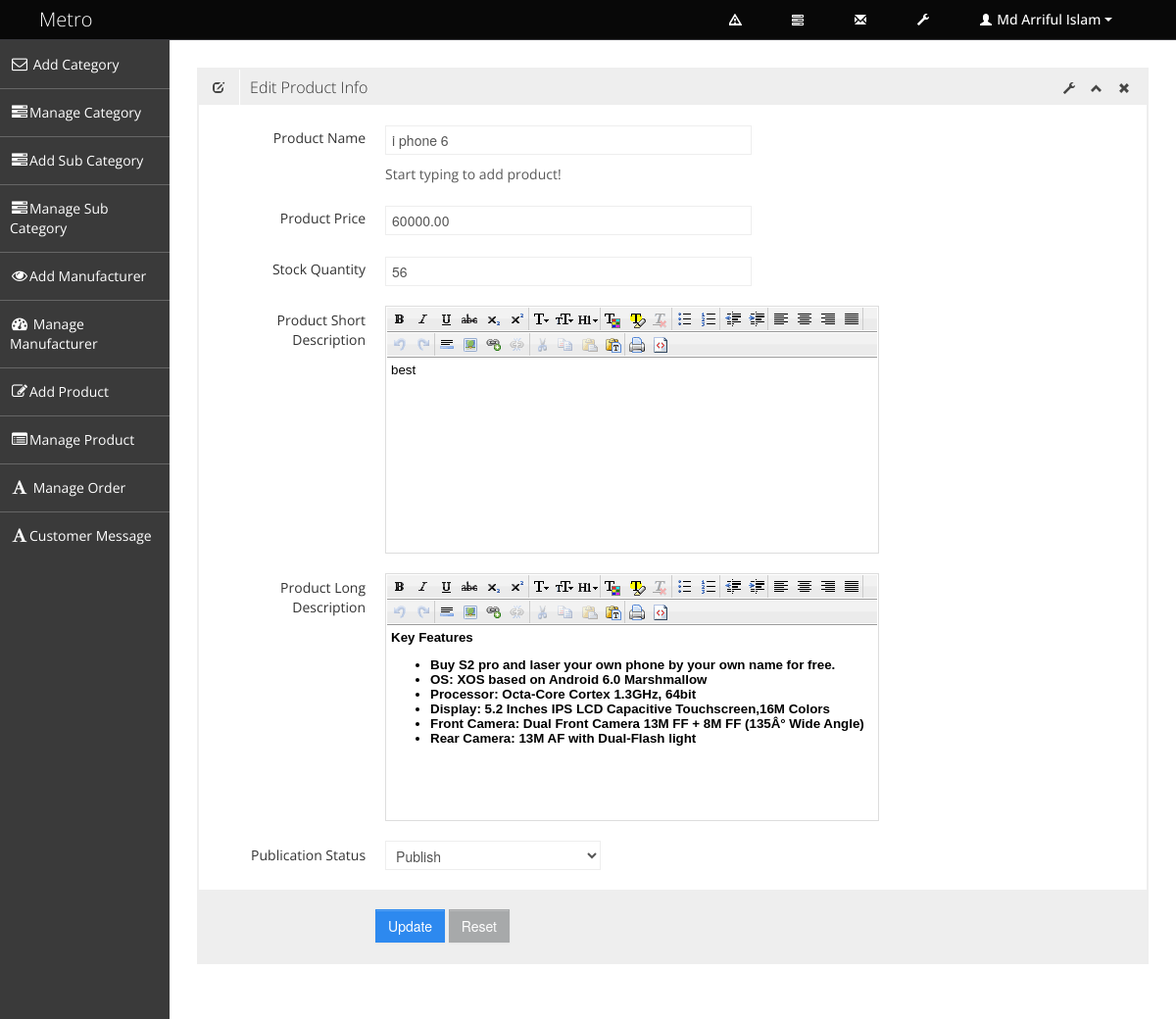
The page /admin/edit_product.php?id=38 (signed in) on the database its author committed.
### tables this page shows
CREATE TABLE `tbl_product` (
  `product_id` int(11) NOT NULL,
  `product_name` varchar(256) NOT NULL,
  `category_id` int(3) NOT NULL,
  `sub_category_id` int(3) NOT NULL,
  `manufacturer_id` int(3) NOT NULL,
  `product_price` float(10,2) NOT NULL,
  `stock_quantity` int(7) NOT NULL,
  `product_short_description` text NOT NULL,
  `product_long_description` text NOT NULL,
  `product_image` text NOT NULL,
  `publication_status` tinyint(1) NOT NULL
);

### admin/edit_product.php (called while the page is built, shortened)
<?php
include './admin_master.php';

### classes/super_admin.php (called while the page is built, shortened)
<?php
class Super_admin {
    private $db_connect;
    public function __construct() {
        $host_name = 'localhost';
        $user_name = 'root';
        $password = '';
        $db_name = 'db_ecomerce';
        $this->db_connect = mysqli_connect($host_name, $user_name, $password, $db_name);
    }
    public function Select_product_info_by_id_in_edit($product_id){
        $sql = "SELECT * FROM tbl_product WHERE product_id='$product_id' ";
        if (mysqli_query($this->db_connect, $sql)) {
            $query_result = mysqli_query($this->db_connect, $sql);
            return $query_result;
        } else {
            die("Query Problem" . mysqli_error($this->db_connect));
        }
    }
}

### admin/pages/edit_product_content.php (the view, shortened to what this page needs)
<?php
$product_id=$_GET['id'];
$query_result =$obj_super_admin->Select_product_info_by_id_in_edit($product_id);
 $product_info = mysqli_fetch_assoc($query_result);
?>
<div class="row-fluid sortable">
    <div class="box span12">
        <div class="box-header" data-original-title>
            <h2><i class="halflings-icon edit"></i><span class="break"></span>Edit Product Info</h2>
            <div class="box-icon">
                <a href="#" class="btn-setting"><i class="halflings-icon wrench"></i></a>
                <a href="#" class="btn-minimize"><i class="halflings-icon chevron-up"></i></a>
                <a href="#" class="btn-close"><i class="halflings-icon remove"></i></a>
            </div>
        </div>
        <div class="box-content">
            <form class="form-horizontal" action="" method="post" name="edit_product_name" enctype="multipart/form-data">
                <fieldset>
                    <div class="control-group">
                        <label class="control-label" for="typeahead">Product Name</label>
                        <div class="controls">
                            <input type="text" class="span6 typeahead" value="<?php echo $product_info['product_name'];?>" name="product_name" id="typeahead"  data-provide="typeahead" data-items="4"  data-source='["Alabama","Alaska","Arizona","Arkansas","California","Colorado","Connecticut","Delaware","Florida","Georgia","Hawaii","Idaho","Illinois","Indiana","Iowa","Kansas","Kentucky","Louisiana","Maine","Maryland","Massachusetts","Michigan","Minnesota","Mississippi","Missouri","Montana","Nebraska","Nevada","New Hampshire","New Jersey","New Mexico","New York","North Dakota","North Carolina","Ohio","Oklahoma","Oregon","Pennsylvania","Rhode Island","South Carolina","South Dakota","Tennessee","Texas","Utah","Vermont","Virginia","Washington","West Virginia","Wisconsin","Wyoming"]'>
                            <p class="help-block">Start typing to add product!</p>
                        </div>
                    </div>
                   <div class="control-group">
                        <label class="control-label" for="typeahead">Product Price</label>
                        <div class="controls">
                            <input type="number" class="span6 typeahead" value="<?php echo $product_info['product_price'];?>" name="product_price" id="typeahead"  data-provide="typeahead" data-items="4"  data-source='["Alabama","Alaska","Arizona","Arkansas","California","Colorado","Connecticut","Delaware","Florida","Georgia","Hawaii","Idaho","Illinois","Indiana","Iowa","Kansas","Kentucky","Louisiana","Maine","Maryland","Massachusetts","Michigan","Minnesota","Mississippi","Missouri","Montana","Nebraska","Nevada","New Hampshire","New Jersey","New Mexico","New York","North Dakota","North Carolina","Ohio","Oklahoma","Oregon","Pennsylvania","Rhode Island","South Carolina","South Dakota","Tennessee","Texas","Utah","Vermont","Virginia","Washington","West Virginia","Wisconsin","Wyoming"]'>
                       </div>
                    </div>
                    <div class="control-group">
                        <label class="control-label" for="typeahead">Stock Quantity</label>
                        <div class="controls">
                            <input type="number" class="span6 typeahead"  value="<?php echo $product_info['stock_quantity'];?>"name="stock_quantity" id="typeahead"  data-provide="typeahead" data-items="4"  data-source='["Alabama","Alaska","Arizona","Arkansas","California","Colorado","Connecticut","Delaware","Florida","Georgia","Hawaii","Idaho","Illinois","Indiana","Iowa","Kansas","Kentucky","Louisiana","Maine","Maryland","Massachusetts","Michigan","Minnesota","Mississippi","Missouri","Montana","Nebraska","Nevada","New Hampshire","New Jersey","New Mexico","New York","North Dakota","North Carolina","Ohio","Oklahoma","Oregon","Pennsylvania","Rhode Island","South Carolina","South Dakota","Tennessee","Texas","Utah","Vermont","Virginia","Washington","West Virginia","Wisconsin","Wyoming"]'>
                       </div>
                    </div>
                    <div class="control-group hidden-phone">
                        <label class="control-label" for="textarea2">Product Short Description</label>
                        <div class="controls">
                        </div>
                    </div>
                    <div class="control-group hidden-phone">
                        <label class="control-label" for="textarea2">Product Long Description</label>
                        <div class="controls">
                        </div>
                    </div>
                    <div class="control-group">
                        <label class="control-label" for="selectError3">Publication Status</label>
                        <div class="controls">
                            <select id="selectError3" name="publication_status">
                                <option value="1">Publish</option>
                            </select>
                        </div>
                    </div>
                    <div class="form-actions">
                        <button type="submit" name="btn_save" class="btn btn-primary">Update</button>
                        <button type="reset" name="btn_reset" class="btn">Reset</button>
                    </div>
                </fieldset>
            </form>
        </div>
    </div>
</div>

### assets/admin_assets/css/style.css (style rules this page uses)
body { background: #F5F5F5; color: #333; border: none; font-family: 'Open Sans', sans-serif; font-weight: 400; }
h2 { font-size: 16px; line-height: 16px; }
.box { border: 2px solid #eee; background: #fff !important; margin-bottom: 28px; }
.box-header { height: 16px; font-size: 16px; line-height: 16px; padding: 10px; background: #eee; -webkit-box-shadow: none; -moz-box-shadow: none; box-shadow: none; overflow: hidden; }
.box-header h2 { float:left; margin-top: 0px; font-weight: 300; }
.box-header h2 i { margin: 0px 3px 0px 4px; opacity: .8; filter: alpha(opacity=80); -ms-filter:"progid:DXImageTransform.Microsoft.Alpha(Opacity=80)"; }
.box-header .box-icon { float:right; margin-top: 1px; }
.box-header .box-icon i { -webkit-transition: all 0.1s ease-in-out; -moz-transition: all 0.1s ease-in-out; -o-transition: all 0.1s ease-in-out; -ms-transition: all 0.1s ease-in-out; transition: all 0.1s ease-in-out; opacity: .8; filter: alpha(opacity=80); -ms-filter:"progid:DXImageTransform.Microsoft.Alpha(Opacity=80)"; }
.box-header .box-icon a { margin: 0px 5px; }
.box-content { position: relative; z-index: 50; margin-top: -1px; padding: 10px; background: #fff !important; }
.form-actions { padding: 19px 20px 20px; margin: 20px -10px -30px -10px; background-color: #eee; border-top: 1px solid #eee; *zoom: 1; }
.form-actions:before, .form-actions:after { display: table; line-height: 0; content: ""; }
.form-actions:after { clear: both; }
.btn { display: inline-block; padding: 6px 12px; margin-bottom: 0; font-size: 14px; font-weight: 500; line-height: 20px; text-align: center; white-space: nowrap; vertical-align: middle; cursor: pointer; border: 1px solid #a7a9aa; -webkit-border-radius: 0px !important; border-radius: 0px !important; }
.btn { color: #ffffff; background-color: #a7a9aa; border-color: #a7a9aa; background-image: none; filter: none; text-shadow: none; }
.btn-primary { background-color: #2D89EF; border-color: #2D89EF; }

### assets/admin_assets/css/halflings.css (style rules this page uses)
html, html .halflings { -webkit-font-smoothing: antialiased !important; }
.halflings-icon { display: inline-block; width: 14px; height: 14px; line-height: 14px; vertical-align: text-top; background-image: url(../img/glyphicons_halflings.svg); background-position: 0 0; background-repeat: no-repeat; vertical-align: top; *display: inline; *zoom: 1; *margin-right: .3em; }
.halflings-icon.remove { background-position: -312px 0; }
.halflings-icon.edit { background-position: -96px -72px; }
.halflings-icon.chevron-up { background-position: -288px -120px; }
.halflings-icon.wrench { background-position: -360px -144px; }

### rows shown on the page
tbl_product: product_name "i phone 6", product_price "60000.00", stock_quantity "56"

### other values the page prints
$_SESSION['admin_name'] "Md Arriful Islam"
